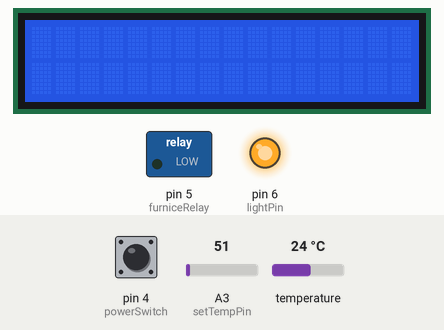
This sketch was run on a simulated Arduino Uno, built with avr-gcc and run on an emulated ATmega328P. Shown: 16×2 character LCD, switched loads named in the sketch (green lamp = pin HIGH), output pins drawn as LEDs (lit = HIGH). The inputs (shaded band) are chosen by the test bench; at power-on: pin 4 (powerSwitch) LOW, temperature 24 °C, A3 (setTempPin) = 51. What the sketch prints to the serial monitor is not drawn.

Above: at 1.2 s.
1.3 s: pin 4 (powerSwitch) pulled HIGH for 1 s
At 3.4 s:
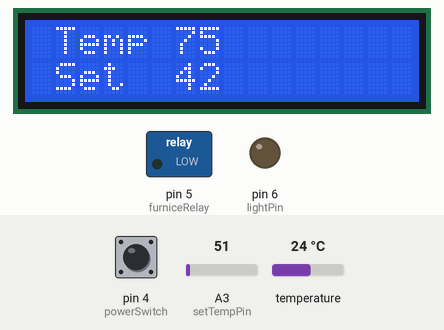
3.8 s: temperature set to 12 °C
At 4.2 s:
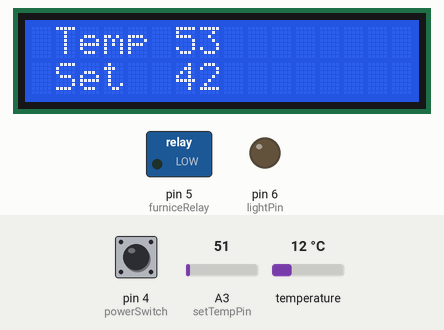
5.3 s: A3 (setTempPin) set to 61
At 6.1 s:
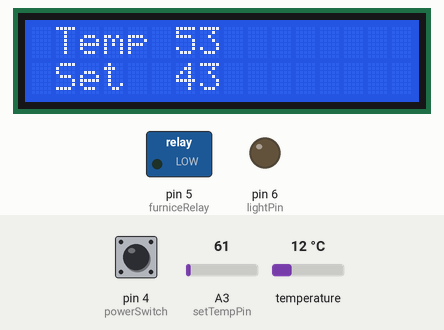
6.8 s: temperature set to 19 °C
At 7.8 s:
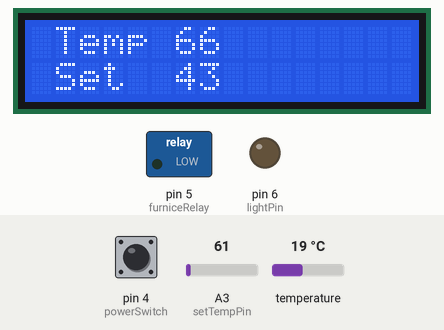
8.3 s: temperature set to 41 °C
At 9.5 s:
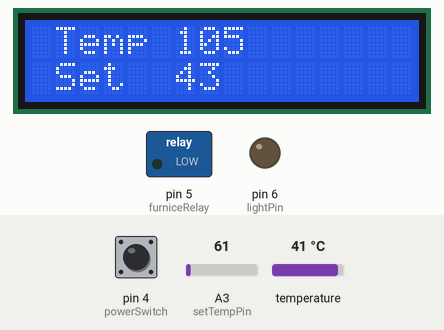
9.8 s: A3 (setTempPin) set to 71
At 10.7 s:
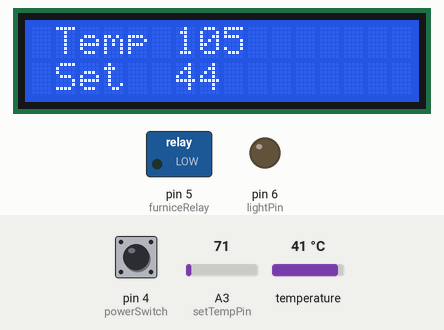
Timing chart, 0 to 12.3 s (numbered marks = the images above; inputs shaded):
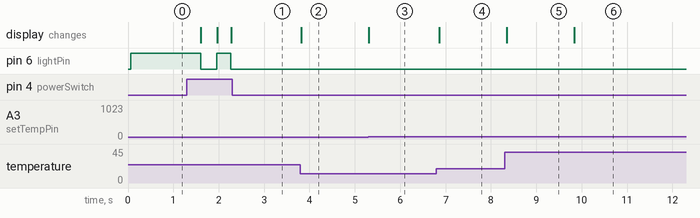

The sketch:

barn.ino
```cpp
/*
 * This is a thermostat for a remote building where the ability to turn off power is required
 * It is controlled by a main power switch as well as a pot to adjust the set temp.
 */

#include <Wire.h>
#include <SPI.h>
#include <Adafruit_BMP280.h>
#include <LiquidCrystal.h>

int setTempPin = A3;
int lightPin = 6;
int furniceRelay = 5;
int powerSwitch = 4;
//unsigned long delayTime = millis();
int setTemp = 0;
bool systemPower = false;
int currentTemp = 0;
sensors_event_t temp_event, pressure_event;

Adafruit_BMP280 bmp; // use I2C interface
Adafruit_Sensor *bmp_temp = bmp.getTemperatureSensor();
//Adafruit_Sensor *bmp_pressure = bmp.getPressureSensor();

// initialize the library by associating any needed LCD interface pin
// with the arduino pin number it is connected to
//const int rs = 2, en = 3, d4 = 4, d5 = 5, d6 = 6, d7 = 7;
const int rs = 7, en = 8, d4 = 9, d5 = 11, d6 = 12, d7 = 13;
LiquidCrystal lcd(rs, en, d4, d5, d6, d7);

void setup() {
  pinMode (lightPin, OUTPUT); //disables lcd backlight when not in use
  pinMode (furniceRelay, OUTPUT);
  pinMode (setTempPin, INPUT); //connect to pot that adjusts temp
  pinMode (powerSwitch, INPUT); //connect to main power switch
  digitalWrite(powerSwitch, LOW);
  // set up the LCD's number of columns and rows:
  lcd.begin(16, 2);

  Serial.begin(9600);
  Serial.println(F("BMP280 Sensor event test"));

  //if (!bmp.begin(BMP280_ADDRESS_ALT, BMP280_CHIPID)) {
  if (!bmp.begin(0x76)) {
    Serial.println(F("Could not find a valid BMP280 sensor, check wiring or "
                      "try a different address!"));
    while (1) delay(10);
  }

  /* Default settings from datasheet. */
  bmp.setSampling(Adafruit_BMP280::MODE_NORMAL,     /* Operating Mode. */
                  Adafruit_BMP280::SAMPLING_X2,     /* Temp. oversampling */
                  Adafruit_BMP280::SAMPLING_X16,    /* Pressure oversampling */
                  Adafruit_BMP280::FILTER_X16,      /* Filtering. */
                  Adafruit_BMP280::STANDBY_MS_500); /* Standby time. */

  bmp_temp->printSensorDetails();

  furniceOff();
  displayOff();
}

void loop() {
// Toogle power switch
if (digitalRead(powerSwitch) == HIGH){
  delay(300);
  if (systemPower){
    systemPower = false;
    furniceOff();
    displayOff();
    Serial.println("Power off");
  } else {
    systemPower = true;
    displayOn();
    Serial.println("Power on");
  }
}

if (systemPower){
  bmp_temp->getEvent(&temp_event);
  currentTemp = (temp_event.temperature) * 9/5 + 32;
//  Serial.print(F("Temperature = "));
//  Serial.print(currentTemp);
//  Serial.println(" *F");
  printCurrentTemp();

  int temp = analogRead(setTempPin);
//  setTemp = (temp * 0.0488) + 40; // get about 45 degree total range 50/1024(pot range)
  setTemp = (temp * 0.0588) + 40; // get about 45 degree total range 60/1024(pot range)
  lcd.setCursor(1, 1);
  lcd.print("Set  ");
  lcd.print(setTemp);

  if ((setTemp - currentTemp) > 0){
    furniceOn();
  } else if ((setTemp - currentTemp) < -2) {
    furniceOff();
  }

  delay(50);
}
}

void furniceOn(){
  digitalWrite(furniceRelay, HIGH);
  Serial.println("Furnice ON");
  printCurrentTemp();
  lcd.setCursor(14, 0);
  lcd.print("ON");
}
void furniceOff(){
  digitalWrite(furniceRelay, LOW);
  Serial.println("Furnice OFF");
  lcd.setCursor(14, 0);
  lcd.print("  ");
}
void displayOff(){ // The display I'm using does not allow a shutoff mode, so just clear it
  lcd.clear();
  digitalWrite(lightPin, HIGH);
  lcd.setCursor(0, 0);
  lcd.print("                ");
  lcd.setCursor(0, 1);
  lcd.print("                ");
}
void displayOn(){
  digitalWrite(lightPin, LOW);
}
void printCurrentTemp(){
  bmp_temp->getEvent(&temp_event);
  currentTemp = (temp_event.temperature) * 9/5 + 32;
  lcd.setCursor(1, 0);
  lcd.print("Temp ");
  lcd.print(currentTemp);
}
```

Measured:
- after the input at 1.3 s, pin 6 (lightPin): HIGH → LOW after 0.30 s, → HIGH 0.36 s later, → LOW 0.30 s later; the display: changes after 0.31 s (image 1)
- after the input at 3.8 s, the display: changes at once (image 2)
- after the input at 5.3 s, the display: changes at once (image 3)
- after the input at 6.8 s, the display: changes after 0.06 s (image 4)
- after the input at 8.3 s, the display: changes after 0.05 s (image 5)
- after the input at 9.8 s, the display: changes at once (image 6)
